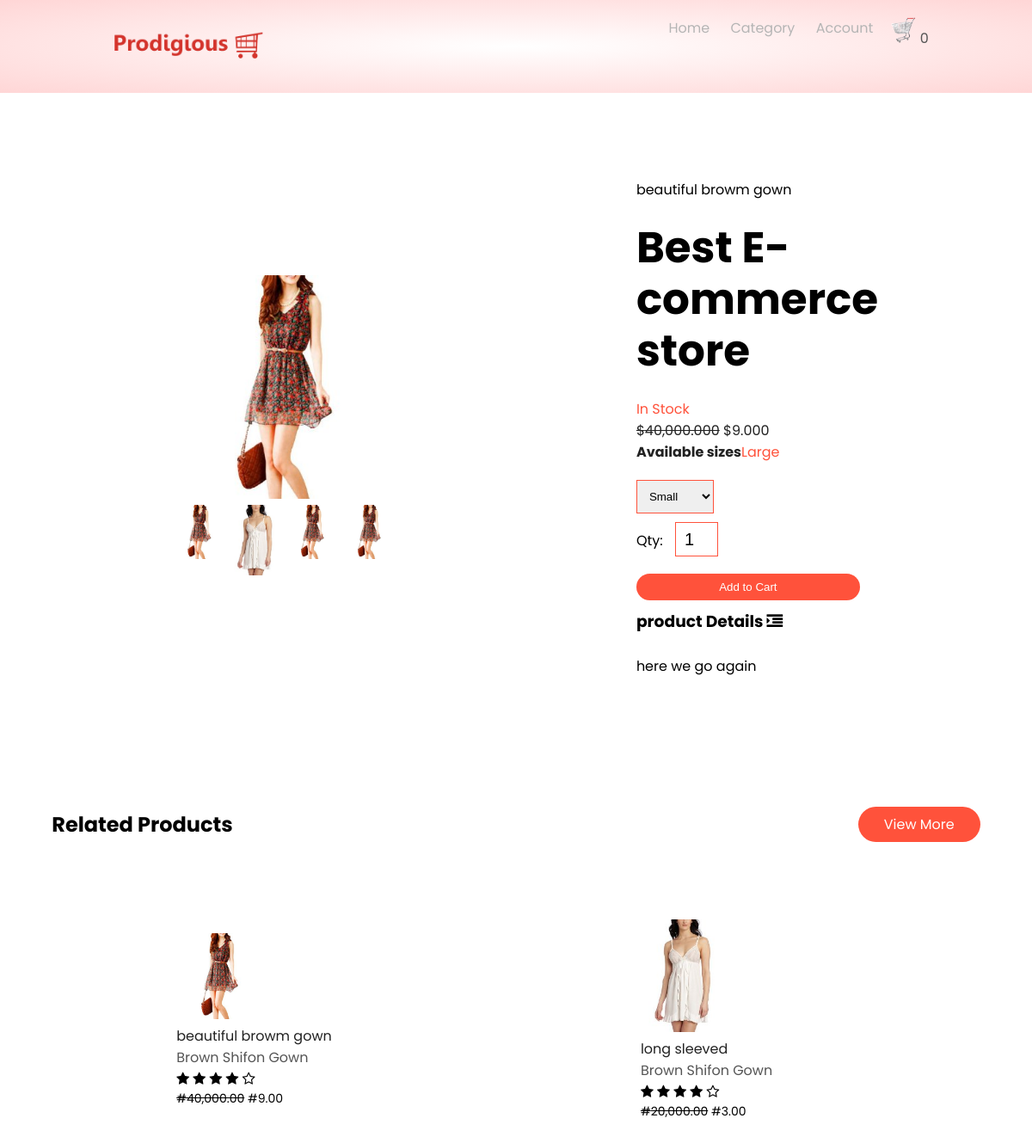
Screenshot of /product-details/1/brown-shifon-gown with the database file from the repository.
### home/models.py (models this page shows, shortened)
class Setting(models.Model):
    STATUS =(
        ('True','True'),
        ('False','False'),
    )
    title = models.CharField(max_length=100)
    keywords = models.CharField(max_length=255)
    description = models.CharField(max_length=255, null=True)
    company = models.CharField(max_length=255,null=True)
    address = models.CharField(max_length=100)
    phone = models.CharField(max_length=100, null=True)
    email = models.CharField(max_length=100, blank=True)
    icon = models.ImageField(blank=True, null=True, upload_to='images/')
    logo = models.ImageField(blank=True, null=True, upload_to='images/')
    cart_icon = models.ImageField(blank=True, null=True, upload_to='images/')
    menu_icon = models.ImageField(blank=True, null=True, upload_to='images/')
    facebook = models.CharField(blank=True, max_length=100)
    instargram = models.CharField(blank=True, max_length=100)
    twitter = models.CharField(blank=True, max_length=100)
    created_at = models.DateTimeField(auto_now_add=True)
    updated_at = models.DateTimeField(auto_now_add=True)
    about = RichTextUploadingField(blank=True)
    contact = RichTextUploadingField(blank=True)
    status = models.CharField(max_length=10,choices=STATUS)
    banner_text = RichTextUploadingField(default='what we do')

### product/models.py (models this page shows, shortened)
class Product(models.Model):
    STATUS=(
        ('True','True'),
        ('False','False'),
    )
    AVAILABLE =(
        ('In Stock','In Stock'),
        ('Out of Stock', 'Out of Stock'),
        ('Restacked','Restocked'),
    )
    category = models.ForeignKey(Category, on_delete=models.DO_NOTHING)
    title = models.CharField(max_length=150, blank=True,)
    keywords = models.CharField(max_length=255)
    description = models.CharField(max_length=255)
    image = models.ImageField(blank=True, upload_to='images/')
    price = models.FloatField(blank=True, null=True)
    sizes = models.CharField(max_length=50, null=True, default='Large')
    discount_price = models.FloatField(blank=True, null=True)
    available = models.CharField(choices=AVAILABLE,max_length=20,default='In Stock')
    quantity_instock = models.IntegerField(blank=True, null=True, default=1000)
    minquantity = models.IntegerField(blank=True)
    amount = models.IntegerField(blank=True, null=True)
    status = models.CharField(max_length=10, choices=STATUS)
    slug = models.SlugField(null=False, unique=True)
    created_at = models.DateTimeField(auto_now_add=True)
    updated_at = models.DateTimeField(auto_now_add=True)
    featured = models.BooleanField(blank=True)
    latest = models.BooleanField(blank=True)
    banner = models.BooleanField(blank=True)
    offer = models.BooleanField(blank=True)
    detail = RichTextUploadingField()
    def image_tag(self):
        return mark_safe('<img src="()" height="50px"/>'.format(self.image.url))
    image_tag.short_description = 'image'

class Images(models.Model):
    product = models.ForeignKey(Product,on_delete=models.DO_NOTHING,blank=True)
    image = models.ImageField(blank=True, upload_to='images/')

class Category(models.Model):
    STATUS =(
        ('True','True'),
        ('False','False'),
    )
    title = models.CharField(max_length=150)
    image = models.ImageField(blank=True, upload_to='images/')
    status = models.CharField(max_length=10, choices=STATUS)
    slug = models.SlugField(null=False, unique=True)
    created_at = models.DateTimeField(auto_now_add=True)
    def __str__(self):
        return self.title

### home/views.py (the view)
# urls.py: path('product-details/<str:id>/<slug:slug>',views.product_details,name='prod_details')
def product_details(request,id,slug):
    setting = Setting.objects.get(pk=1)
    category = Category.objects.all()
    products = Product.objects.filter(category__id=id)
    product = Product.objects.get(pk=id)
    images = Images.objects.filter(product_id=id)
    context={
        'setting':setting,
        'category':category,
        'products':products,
        'product':product,
        'images':images,
    }
    return render(request,'product-details.html',context)

### home/context_processor.py (called while the page is built)
def cartcount(request):
    cartcount = ShopCart.objects.filter(order_placed=False).filter(user__username=request.user.username)
    total_quantity = 0
    for item in cartcount:
        total_quantity += item.quantity
    context = {'itemcount':total_quantity}
    return context

### home/templates/product-details.html (shortened to what this page needs)
{% extends 'base.html' %}
{% load humanize %}
{% block prod_header %} {% include 'prod_header.html' %}{% endblock prod_header %}
{% block content %}
      <div class="small-container single-product">
        <div class="row">
                <div class="col-2">
                    <img src="{{product.image.url}}" alt="" width="100%" id="ProductImg">
                    <div class="small-img-row">
                        {% if images %}
                           {% for item in images %}
                                <div class="small-img-col">
                                    <img src="{{item.image.url}}" alt="" width="100%" class="SmallImg">
                                </div>
                           {% endfor %}
                        {% endif %}
                    </div>
                </div>
            <div class="col-2">
                <p>{{product.title}}</p>
                <h1>{{product.description}}</h1>
                <h4><span style="color: #ff523b;">{{product.available}}</span></h4>
                <h4>
                    {% if product.discount_price %}
                        <del>${{product.price | floatformat:3 | intcomma}}</del>
                        <span>${{product.discount_price | floatformat:3 | intcomma}}</span>
                    {% else %}
                        <span>${{product.price | floatformat:3 | intcomma}}</span>
                    {% endif %}
                </h4>
                <h4><strong>Available sizes</strong><span style="color: #ff523b;">{{product.sizes}}</span></h4>
                <form action="{% url 'order:addtoshopcart' %}" method="POST">
                    <select name="size">
                        <option value="Small">Small</option>
                    </select>
                    <label>Qty:</label>
                    <input type="number" name="quantity" value="1" min="{{product.minquantity}}" max="{{product.quantity_instock}}">
                    <button type="submit" class="btn" value="Add to cart">Add to Cart</button>
                </form>
                <h3>product Details <i class="fa fa-indent"></i></h3>
                <br>
                <p>{{product.detail|safe}}</p>
            </div>
        </div>
    </div>
    <div class="small-container">
        <div class="row row-2">
            <h2>Related Products</h2>
            <a href="{% url 'category' %}" class="btn">View More</a>
        </div>
    </div>
    <div class="small-container">
        <div class="row">
            {% if products %}
                {% for item in products %}
                    <div class="col-4">
                        <a href="{% url 'prod_details' item.id item.slug %}"><img src="{{item.image.url}}" alt=""></a>
                        <a href="{% url 'prod_details' item.id item.slug %}"><h4>{{item.title}}</h4></a>
                        <a href="{% url 'prod_details' item.id item.slug %}" class="category">{{item.category}}</a>
                        <div class="ratings">
                            <i class="fa fa-star"></i>
                            <i class="fa fa-star"></i>
                            <i class="fa fa-star"></i>
                            <i class="fa fa-star"></i>
                            <i class="fa fa-star-o"></i>
                        </div>
                        <p class="price">
                            {% if item.discount_price %}
                                <del>#{{item.price | floatformat:2 | intcomma}}</del>
                                <span>#{{item.discount_price | floatformat:2 | intcomma}}</span>
                            {% else %}
                                <span>#{{item.price | floatformat:2 | intcomma}}</span>
                            {% endif %}
                        </p>
                    </div>
                {% endfor %}
            {% endif %}
        </div>
    </div>
{% endblock content %}

### home/templates/base.html (shortened to what this page needs)
<!DOCTYPE html>
{% load static %}
<html lang="en">
<head>
    <link rel="stylesheet" href="{% static '' %}css/day10.css">
    <link rel="stylesheet" href="https://stackpath.bootstrapcdn.com/font-awesome/4.7.0/css/font-awesome.min.css">
</head>
<body>
<section class="body">
    {% block prod_header %}{% endblock prod_header %}
    {% block content %} {% endblock content %}
</section>
</body>
</html>

### home/templates/prod_header.html (shortened to what this page needs)
<div class="headermain">
    <div class="container">
        <div class="header">
            <div class="logo">
                <a href="{% url 'index' %}"><img src="{{setting.logo.url}}" alt="Company's logo"></a>
            </div>
            <div class="navbar">
                <ul id="MenuItems">
                    <li><a href="{% url 'index' %}">Home</a></li>
                        <li><a href="{% url 'category' %}">Category</a></li>
                    {% if  user.id is not None %}
                        <li><a href="{% url 'user' %}"><img src="{{profile.image.url}}" style="border-radius: 30px; height: 50px;"></a></li>
                        <li>
                            welcome <a href="{% url 'user' %}">
                                {% if request.user.first_name %}
                                    <p><strong>{{request.user.first_name}}</strong></p>
                                {% else %}
                                    <p><strong>{{request.user.username}}</strong></p>
                                {% endif %}
                            </a>
                        </li>
                        <li><a href="{% url 'logoutfunc' %}">Logout</a></li>
                        <li><a href=""></a>Change password</li>
                        {% else %}
                            <li><a href="{% url 'accountform' %}">Account</a></li>
                        {% endif %}
                </ul>
            </div>
                <a href="{% url 'order:shopcart' %}"><img src="{{setting.cart_icon.url}}" alt="shop cart" width="30px" height="30px">
                    {% if itemcount > 0 %}
                        <span class="badge red 2-depth-1 mr-1">{{itemcount}}</span>
                    {% else %}
                        <span class="badge red z-depth-1 mr-1">0</span>
                    {% endif %}
                </a>
        </div>
    </div>
</div>

### home/static/css/day10.css (style rules this page uses)
body { font-family: 'Poppins', sans-serif; }
* { margin: 0%; padding: 0%; box-sizing: border-box; }
.headermain { background: radial-gradient(#fff, #ffd6d6); }
.container { max-width: 1000px; margin: auto; padding: 0.25px; }
.header { display: flex; text-align: center; padding: 20px; }
.logo { width: 100px; }
.logo img { width: 200px; }
.navbar { flex: 1; text-align: right; }
.navbar li { display: inline-block; margin-right: 20px; }
a { text-decoration: none; color: #555; }
.row { display: flex; align-items: center; flex-wrap: wrap; justify-content: space-around; }
.col-2 { flex-basis: 50px; min-width: 300px; }
.col-2 img { max-width: 100%; padding: 50px 0; }
.col-2 h1 { font-size: 50px; line-height: 60px; margin: 25px 0; }
.btn { display: inline-block; background: #ff523b; color: white; text-decoration: none; padding: 8px 30px; margin: 30px 0; border-radius: 30px; }
.small-container { max-width: 1080px; margin: auto; padding: 0.25px; }
.col-4 { flex-basis: 25%; padding: 10px; min-width: 200px; margin-bottom: 50px; transition: transform 0.5s; }
.col-4 img { width: 100px; }
h4 { color: #222; font-weight: normal; }
.col-4 p { font-size: 14px; }
ul { list-style-type: none; }
ul a { text-decoration: none; color: #b5b5b5; }
.row-2 { justify-content: space-between; margin: 100px auto 50px; }
select { border: 1px solid #ff523b; padding: 5px; }
.single-product { margin-top: 80px; }
.single-product .col-2 { padding: 20px; }
.single-product .col-2 img { padding: 0; }
.single-product select { display: block; padding: 10px; margin-top: 20px; }
.single-product input { width: 50px; height: 40px; padding-left: 10px; font-size: 20px; margin-left: 10px; border: 1px solid #ff523b; }
.small-img-row { display: flex; justify-content: space-between; }
.small-img-col { flex-basis: 24%; cursor: pointer; }
form input { width: 100%; height: 30px; margin: 10px 0; padding: 0 10px; border: 1px solid #ccc; }
form .btn { width: 100%; border: none; cursor: pointer; margin: 10px 0; }

### rows the page displays
Setting: logo (picture), cart_icon (picture)
Product: image (picture), title "beautiful browm gown", description "Best E-commerce store", available "In Stock", price "40,000.000", discount_price "9.000", sizes "Large", quantity "1", detail "here we go again", category "Brown Shifon Gown", price "40,000.00", discount_price "9.00"
Images: image (picture)
Images: image (picture)
Images: image (picture)
Images: image (picture)
Product: image (picture), title "long sleeved", category "Brown Shifon Gown", price "20,000.00", discount_price "3.00"
